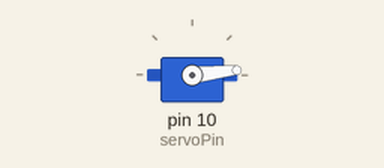
Recording of a sketch running on a simulated Arduino Uno, built with avr-gcc and run on an emulated ATmega328P. Shown: servo.

Above: at 0.05 s.
At 0.65 s:
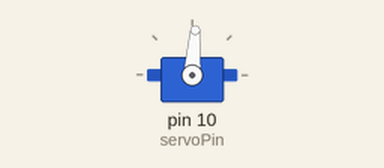
At 1.3 s:
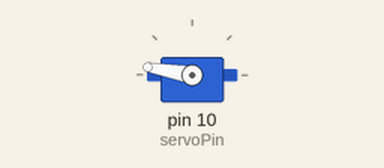
At 2.55 s:
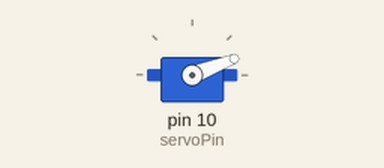
Timing chart, 0 to 6.2 s (numbered marks = the images above):
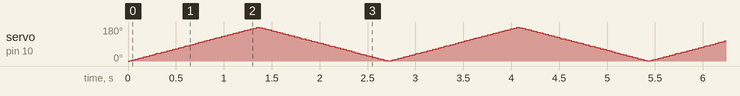

The sketch:

servo.ino
```cpp
/*
Test code for servo motor for lego car
by Sarah Lindner
created 2020/06/26

with help from book "Exploring Arduino"
*/

#include <Servo.h>

const int servoPin = 10;

Servo myServo;

void setup()
{
	myServo.attach(servoPin);
}

void loop()
{
	for(int i = 0; i < 180; i=i+2)
	{
	    myServo.write(i);
	    delay(15);
	}

	for(int i = 179; i > 0; i=i-2)
	{
	    myServo.write(i);
	    delay(15);
	}
}
```
